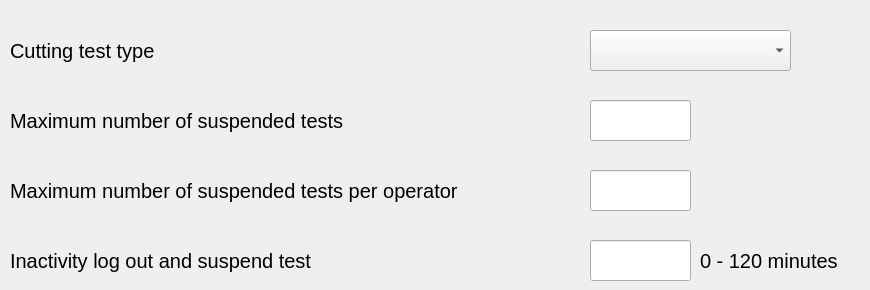
     <widget class="QWidget" name="tab5_7">
      <attribute name="title">
       <string>Cutting Test</string>
      </attribute>
      <widget class="QLabel" name="lblCuttingTextType">
       <property name="geometry">
        <rect>
         <x>10</x>
         <y>30</y>
         <width>571</width>
         <height>41</height>
        </rect>
       </property>
       <property name="font">
        <font>
         <pointsize>15</pointsize>
        </font>
       </property>
       <property name="text">
        <string>Cutting test type</string>
       </property>
       <property name="alignment">
        <set>Qt::AlignLeading|Qt::AlignLeft|Qt::AlignVCenter</set>
       </property>
      </widget>
      <widget class="QComboBox" name="cboCuttingTestType">
       <property name="geometry">
        <rect>
         <x>590</x>
         <y>30</y>
         <width>201</width>
         <height>41</height>
        </rect>
       </property>
       <property name="font">
        <font>
         <pointsize>15</pointsize>
        </font>
       </property>
      </widget>
      <widget class="hobart::numericLineEdit" name="txtMaxSuspendedTests">
       <property name="geometry">
        <rect>
         <x>590</x>
         <y>100</y>
         <width>101</width>
         <height>41</height>
        </rect>
       </property>
       <property name="font">
        <font>
         <pointsize>18</pointsize>
        </font>
       </property>
       <property name="inputMask">
        <string notr="true"/>
       </property>
       <property name="text">
        <string notr="true"/>
       </property>
       <property name="maxLength">
        <number>4</number>
       </property>
       <property name="alignment">
        <set>Qt::AlignCenter</set>
       </property>
       <property name="placeholderText">
        <string notr="true"/>
       </property>
      </widget>
      <widget class="QLabel" name="lblMaxSuspendedTests">
       <property name="geometry">
        <rect>
         <x>10</x>
         <y>100</y>
         <width>571</width>
         <height>41</height>
        </rect>
       </property>
       <property name="font">
        <font>
         <pointsize>15</pointsize>
        </font>
       </property>
       <property name="text">
        <string>Maximum number of suspended tests</string>
       </property>
       <property name="alignment">
        <set>Qt::AlignLeading|Qt::AlignLeft|Qt::AlignVCenter</set>
       </property>
      </widget>
      <widget class="hobart::numericLineEdit" name="txtMaxSuspendedTestsPerOperator">
       <property name="geometry">
        <rect>
         <x>590</x>
         <y>170</y>
         <width>101</width>
         <height>41</height>
        </rect>
       </property>
       <property name="font">
        <font>
         <pointsize>18</pointsize>
        </font>
       </property>
       <property name="inputMask">
        <string notr="true"/>
       </property>
       <property name="text">
        <string notr="true"/>
       </property>
       <property name="maxLength">
        <number>4</number>
       </property>
       <property name="alignment">
        <set>Qt::AlignCenter</set>
       </property>
       <property name="placeholderText">
        <string notr="true"/>
       </property>
      </widget>
      <widget class="QLabel" name="lblMaxSuspendedTestsPerOperator">
       <property name="geometry">
        <rect>
         <x>10</x>
         <y>170</y>
         <width>571</width>
         <height>41</height>
        </rect>
       </property>
       <property name="font">
        <font>
         <pointsize>15</pointsize>
        </font>
       </property>
       <property name="text">
        <string>Maximum number of suspended tests per operator</string>
       </property>
       <property name="alignment">
        <set>Qt::AlignLeading|Qt::AlignLeft|Qt::AlignVCenter</set>
       </property>
      </widget>
      <widget class="hobart::numericLineEdit" name="txtInactivitylogout">
       <property name="geometry">
        <rect>
         <x>590</x>
         <y>240</y>
         <width>101</width>
         <height>41</height>
        </rect>
       </property>
       <property name="font">
        <font>
         <pointsize>18</pointsize>
        </font>
       </property>
       <property name="inputMask">
        <string notr="true"/>
       </property>
       <property name="text">
        <string notr="true"/>
       </property>
       <property name="maxLength">
        <number>4</number>
       </property>
       <property name="alignment">
        <set>Qt::AlignCenter</set>
       </property>
       <property name="placeholderText">
        <string notr="true"/>
       </property>
      </widget>
      <widget class="QLabel" name="lblInactivitylogout">
       <property name="geometry">
        <rect>
         <x>10</x>
         <y>240</y>
         <width>571</width>
         <height>41</height>
        </rect>
       </property>
       <property name="font">
        <font>
         <pointsize>15</pointsize>
        </font>
       </property>
       <property name="text">
        <string>Inactivity log out and suspend test</string>
       </property>
       <property name="alignment">
        <set>Qt::AlignLeading|Qt::AlignLeft|Qt::AlignVCenter</set>
       </property>
      </widget>
      <widget class="QLabel" name="lblInactiveMins">
       <property name="geometry">
        <rect>
         <x>700</x>
         <y>240</y>
         <width>161</width>
         <height>41</height>
        </rect>
       </property>
       <property name="sizePolicy">
        <sizepolicy hsizetype="Fixed" vsizetype="Fixed">
         <horstretch>0</horstretch>
         <verstretch>0</verstretch>
        </sizepolicy>
       </property>
       <property name="minimumSize">
        <size>
         <width>161</width>
         <height>41</height>
        </size>
       </property>
       <property name="maximumSize">
        <size>
         <width>161</width>
         <height>41</height>
        </size>
       </property>
       <property name="font">
        <font>
         <pointsize>15</pointsize>
        </font>
       </property>
       <property name="text">
        <string>0 - 120 minutes</string>
       </property>
       <property name="alignment">
        <set>Qt::AlignLeading|Qt::AlignLeft|Qt::AlignVCenter</set>
       </property>
      </widget>
     </widget>
